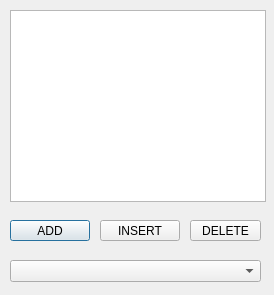
<?xml version="1.0" encoding="UTF-8"?>
<ui version="4.0">
 <class>Dialog</class>
 <widget class="QDialog" name="Dialog">
  <property name="geometry">
   <rect>
    <x>0</x>
    <y>0</y>
    <width>274</width>
    <height>295</height>
   </rect>
  </property>
  <property name="windowTitle">
   <string>Dialog</string>
  </property>
  <widget class="QListView" name="listView">
   <property name="geometry">
    <rect>
     <x>10</x>
     <y>10</y>
     <width>256</width>
     <height>192</height>
    </rect>
   </property>
  </widget>
  <widget class="QPushButton" name="pushButton">
   <property name="geometry">
    <rect>
     <x>10</x>
     <y>220</y>
     <width>80</width>
     <height>21</height>
    </rect>
   </property>
   <property name="text">
    <string>ADD</string>
   </property>
  </widget>
  <widget class="QPushButton" name="pushButton_2">
   <property name="geometry">
    <rect>
     <x>100</x>
     <y>220</y>
     <width>80</width>
     <height>21</height>
    </rect>
   </property>
   <property name="text">
    <string>INSERT</string>
   </property>
  </widget>
  <widget class="QPushButton" name="delete_2">
   <property name="geometry">
    <rect>
     <x>190</x>
     <y>220</y>
     <width>71</width>
     <height>21</height>
    </rect>
   </property>
   <property name="text">
    <string>DELETE</string>
   </property>
  </widget>
  <widget class="QComboBox" name="comboBox">
   <property name="geometry">
    <rect>
     <x>10</x>
     <y>260</y>
     <width>251</width>
     <height>22</height>
    </rect>
   </property>
  </widget>
 </widget>
 <layoutdefault spacing="6" margin="11"/>
 <resources/>
 <connections/>
</ui>
